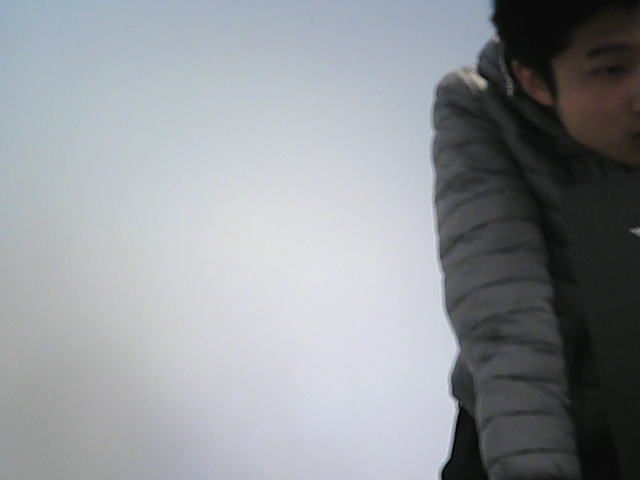
#> input picture src/dsa.png, 640 x 480 px; its folder holds only this picture in this run
$ python -i imageProcessing.py   (imports and definitions only)
#> lines starting #> are read from the running program, lines starting #| are printed output that depends on the picture; after the words box and inside, x2 and y2 are one past the last pixel; in counts of white or black regions, pixels touching at a corner belong together
from PIL import Image
import os

# Converts jpg to png
def jpgToPng(image):
    if os.path.splitext(image)[1] == ".png": return image

    img = Image.open(image)

    newImage = os.path.splitext(image)[0] + ".png"
    img.save(newImage, "png")

    os.remove(image)

    return newImage

# Parses image by red and blue pixels
def parseImage(image):
#> called with image = 'dsa.png'
    baseDir = os.path.dirname(os.path.dirname(os.path.abspath(image)))
    folder = os.path.join(baseDir, "processedImages")

    inputImageR = Image.open(image)
#> inputImageR is the input picture: PIL image 640x480 RGB; mean R, G, B 146.3, 150.4, 154.8
    inputImageB = inputImageR.copy()

    inputImageR = inputImageR.convert("RGB")
    inputImageB = inputImageB.convert("RGB")

    redParse = inputImageR.load()
    blueParse = inputImageB.load()

    width, height = inputImageR.size
#> width = 640; height = 480

    for i in range(width):
        for j in range(height):

            r, g, b = inputImageR.getpixel((i,j))

            # Isolate red
            if (b < 50): redParse[i,j] = (0, 0, 0)

            else: redParse[i,j] = (255, 255, 255)

            # Isolate blue
            if (r < 110): blueParse[i,j] = (0, 0, 0)

            else: blueParse[i,j] = (255, 255, 255)

    inputImageR.save(os.path.join(folder, "{}_parsedR.png".format(os.path.splitext(os.path.basename(image))[0])))
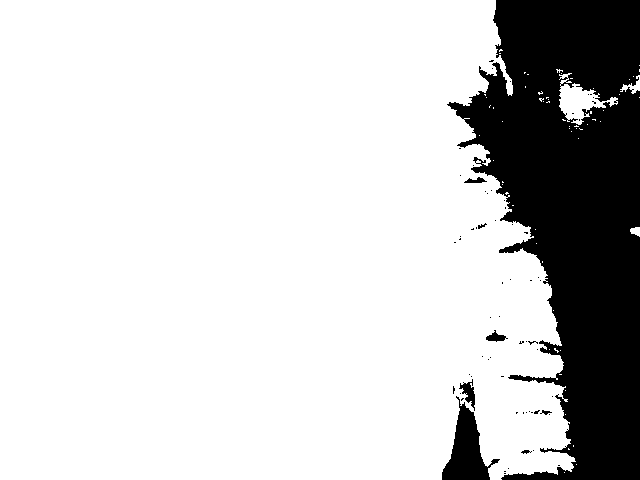
#> saved as dsa_parsedR.png: PIL image 640x480 RGB; 81.2% white; 66 black regions (58 under 20 px), largest, box (x1, y1, x2, y2) and area: (447, 0, 640, 480) 54996, (442, 396, 500, 480) 2108, (459, 379, 475, 411) 217
    inputImageB.save(os.path.join(folder, "{}_parsedB.png".format(os.path.splitext(os.path.basename(image))[0])))
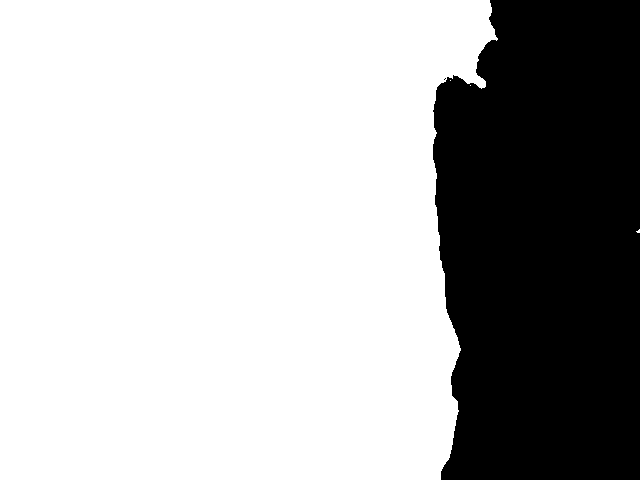
#> saved as dsa_parsedB.png: PIL image 640x480 RGB; 70.6% white; 2 black regions (1 under 20 px), largest, box (x1, y1, x2, y2) and area: (433, 0, 640, 480) 90417
    inputImageR.show()
    inputImageB.show()

# Parses all images in the images directory
def parseAll(dir):
    for file in os.listdir(dir):
        filePath = os.path.join(dir, file)

        if os.path.isfile(filePath):
            if (os.path.splitext(filePath)[1] != ".png"):
                filePath = jpgToPng(filePath)

            parseImage(filePath)


# removes all current images in the image dir
def pruneImageDir(dir_path):
    for file in os.listdir(dir_path):
        file_path = os.path.join(dir_path, file)
        os.remove(file_path)


# checks if an index is valid in the images dir
def validateImageIndex(images_dir, index) -> int:
    n = len(os.listdir(images_dir))

    return  max(0, min(n-1, index))

>>> result = parseImage('dsa.png')
